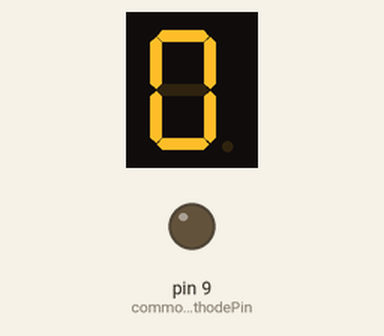
A sketch run on a simulated Arduino Uno, built with avr-gcc and run on an emulated ATmega328P. Parts: 1-digit seven-segment display, output pins drawn as LEDs (lit = HIGH). Wiring (inferred from the names in the program): 1-digit 7-segment display, segments lit when HIGH: segments pin 2, pin 3, pin 4, pin 5, pin 6, pin 7, pin 8. The segment pins are drawn as the display they are named for; pins used as bus, display or sensor lines are not drawn.

Above: at 0.1 s.
At 1.1 s:
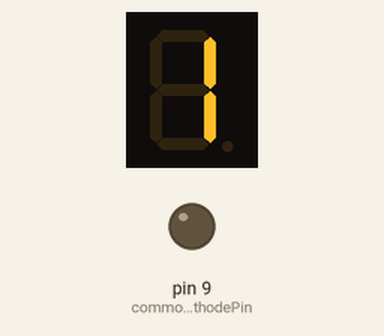
At 2.1 s:
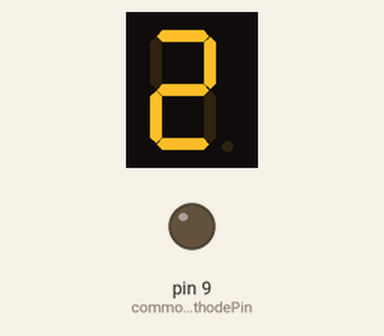
At 4.1 s:
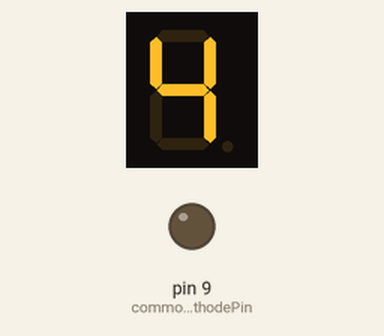
At 6.1 s:
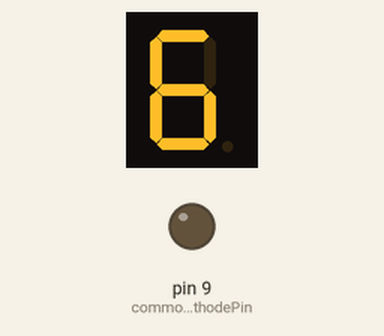
At 9.1 s:
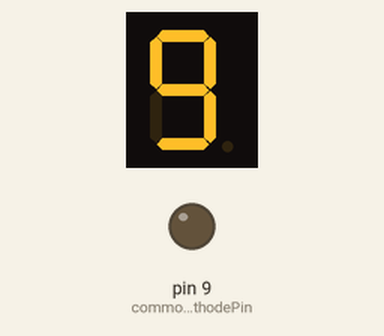

Measured:
- by itself, everything shown: repeats every 10.0 s, in 10 steps
- what the display in image 1 shows lasts 1.0 s, from 1.0 s to 2.0 s

The sketch:

seven_segment.ino
```cpp
// Define los pines para cada segmento (a hasta g) y el pin de cátodo común
const int segmentPins[8] = {2, 3, 4, 5, 6, 7, 8}; // Pines para los segmentos a-g
const int commonCathodePin = 9; // Pin para el cátodo común

// Define los números a mostrar en el display de siete segmentos
const byte numbers[11] = {
  B11111100, // 0
  B01100000, // 1
  B11011010, // 2
  B11110010, // 3
  B01100110, // 4
  B10110110, // 5
  B10111110, // 6
  B11100000, // 7
  B11111110, // 8
  B11110110  // 9
};

void setup() {
  // Establece los pines de los segmentos como salidas
  for (int i = 0; i < 7; i++) {
    pinMode(segmentPins[i], OUTPUT);
  }

  // Establece el pin de cátodo común como salida
  pinMode(commonCathodePin, OUTPUT);
}

void loop() {
  // Cuenta del 0 al 9
  for (int i = 0; i < 10; i++)
  {
    displayNumber(i); // Llama a la función para mostrar el número
    delay(1000); // Muestra cada número durante 1 segundo
  }
}

// Función para mostrar un dígito en el display de siete segmentos
void displayNumber(int num) {
  // Apaga todos los segmentos
  for (int i = 0; i < 8; i++) {
    digitalWrite(segmentPins[i], HIGH); // Alto (apagado)
  }

  // Activa los segmentos basados en el número a mostrar
  for (int i = 0; i < 8; i++) {
    if (bitRead(numbers[num], i) == LOW) { // Comprueba cada bit del número
      digitalWrite(segmentPins[7-i], LOW); // Activa el segmento si el bit es bajo
    }
  }
}
```
